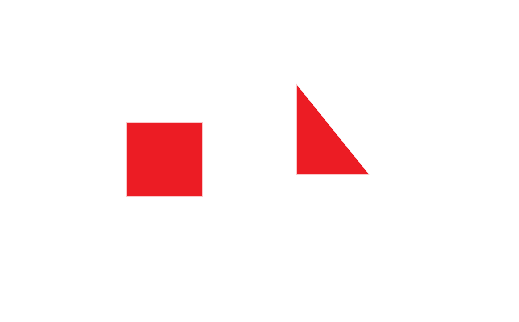
#> input picture U8/02.png, 519 x 322 px
$ python 'test 轮廓阈值.py'
#> lines starting #> are read from the running program, lines starting #| are printed output that depends on the picture; after the words box and inside, x2 and y2 are one past the last pixel; in counts of white or black regions, pixels touching at a corner belong together
# coding:gbk
# import cv2 as cv
#
# # 读取图片
# img = cv.imread('02.png')
#
# #  颜色转换
# gray = cv.cvtColor(img,cv.COLOR_BGR2GRAY)
#
# #  阈值处理
# ret,s= cv.threshold(gray,200,255,cv.THRESH_BINARY_INV)
#
# # # 平滑
# # img2 =cv.blur(s,(3,3))
#
# # 查找轮廓
# """
# 每一个轮廓都有包含一些信息：层次结构，谁是父轮廓，谁是子轮廓。
# opencv使用一个数组来保存相关信息，该数组有4个元素：[Next, Previous, First_Child, Parent]
# Next 表示同一级层次结构中的下一个轮廓
# Previous 表示同一级层次结构中的前一个轮廓。
# First_Child 表示当前轮廓的第一个子轮廓。
# Parent 表示当前轮廓的父轮廓。
# """
#
# contours, hierarchy = cv.findContours(s, cv.RETR_TREE, cv.CHAIN_APPROX_SIMPLE)
#
# # # 轮廓的长度
# # print(len(contours[0]))
# # # 轮廓的前一个轮廓的个数
# # print(contours[0])
#
# # print(hierarchy)
#
# cv.drawContours(img,contours,-1,(0,0,255),2,8,hierarchy)
# # cv.imshow('img',img)
# # cv.imshow('gray',gray)
# cv.imshow('s',s)
# cv.waitKey(0)
import  cv2 as cv
import  numpy as np
img =cv.imread('02.png')
#> img is the input picture: shape (322, 519, 3); mean B, G, R 243.5, 243.1, 254

gray = cv.cvtColor(img,cv.COLOR_BGR2GRAY)
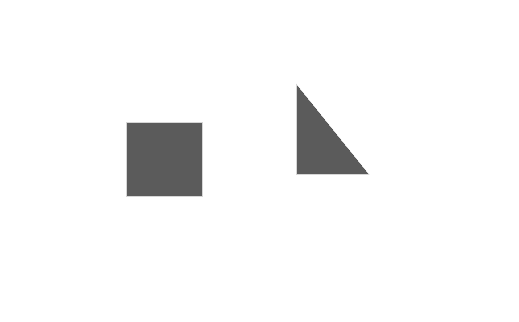
#> gray: shape (322, 519); min 91, max 255, mean 246.4
#cv.imshow('gray',gray)
ret,dst = cv.threshold(gray,100,255,cv.THRESH_BINARY_INV)
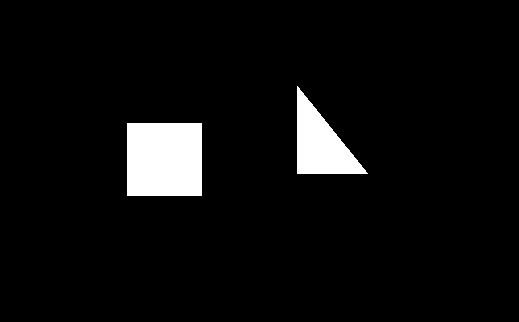
#> dst: shape (322, 519); 5.2% white; 2 white regions
# img2 = cv.blur(dst,(3,3))
# cv.imshow('img1',dst)

c,h = cv.findContours(dst,cv.RETR_TREE,cv.CHAIN_APPROX_SIMPLE)
#> c = 2 contours; box (x1, y1, x2, y2) and area: (127, 123, 202, 196) 5328, (297, 86, 368, 174) 3047; h = [[1, -1, -1, -1], [-1, 0, -1, -1]]
# print(len(c[0]))

cv.drawContours(img,c,0,(255,0,0),2,8,h)
cv.drawContours(img,c,1,(0,255,255),2,8,h)
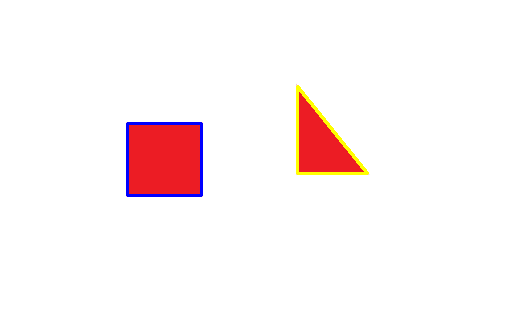
#> img: shape (322, 519, 3); mean B, G, R 243.8, 243.4, 252.8

# cv.drawContours(img,c,-1,(0,0,255),2,8,h)
# print(c[0])
# print(h)
cv.imshow("ch",img)
cv.waitKey(0)
cv.destroyAllWindows()

$ run again, with U8/j.png copied over U8/02.png
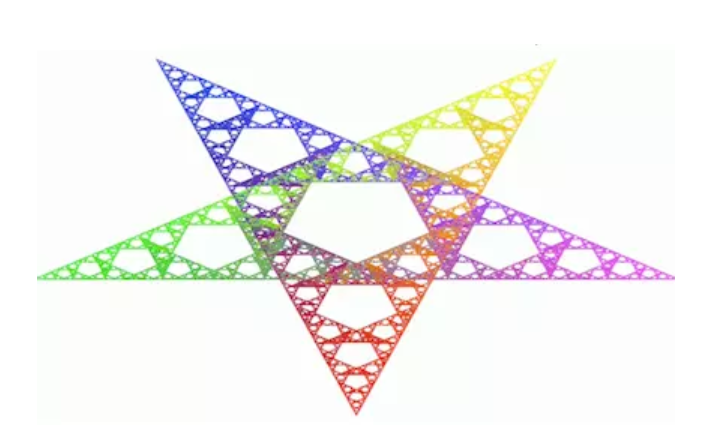
#> input picture U8/j.png, 727 x 425 px
#> img is the input picture: shape (425, 727, 3); mean B, G, R 238.9, 241, 242.9
#> `gray = cv.cvtColor(img,cv.COLOR_BGR2GRAY)`:
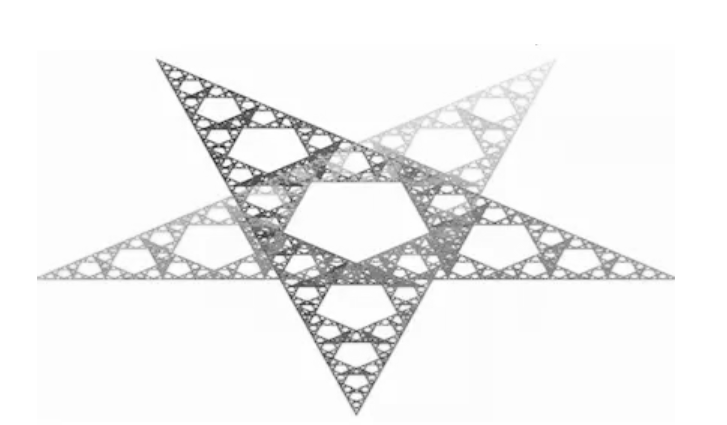
#> gray: shape (425, 727); min 31, max 255, mean 241.4
#> `ret,dst = cv.threshold(gray,100,255,cv.THRESH_BINARY_INV)`:
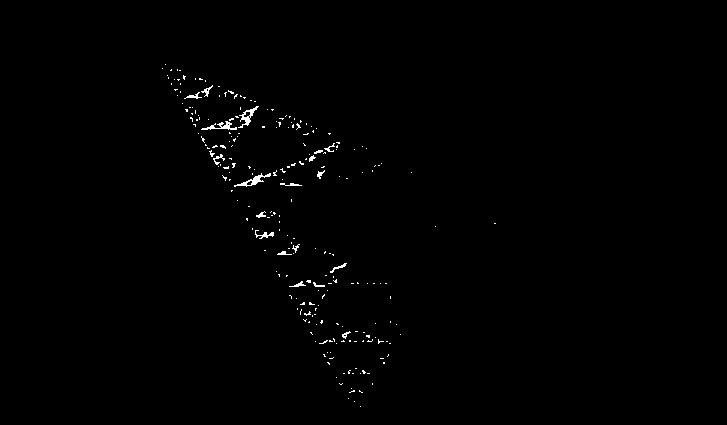
#> dst: shape (425, 727); 0.59% white in thin lines or dots, all inside (x1, y1, x2, y2) = (162, 64, 496, 407)
#> c = 244 contours, 233 with area under 20; largest, box (x1, y1, x2, y2) and area: (234, 173, 271, 187) 116, (238, 106, 259, 128) 115, (201, 121, 237, 130) 76, (255, 230, 274, 239) 34, (243, 111, 251, 118) 28; h = 244 rows, first 6: [1, -1, -1, -1], [2, 0, -1, -1], [3, 1, -1, -1], [4, 2, -1, -1], [5, 3, -1, -1], [6, 4, -1, -1]
